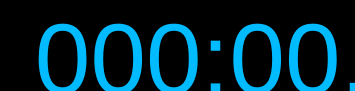
<?xml version="1.0" encoding="UTF-8"?>
<ui version="4.0">
 <class>UiTimer</class>
 <widget class="QWidget" name="UiTimer">
  <property name="geometry">
   <rect>
    <x>0</x>
    <y>0</y>
    <width>355</width>
    <height>91</height>
   </rect>
  </property>
  <property name="windowTitle">
   <string>IanniX - Timer</string>
  </property>
  <property name="styleSheet">
   <string notr="true">QWidget#UiTimer {
	background-color: black;
}
QLabel#time {
	font: 12px &quot;Lucida Sans&quot;, &quot;Lucida Grande&quot;, &quot;Lucida Sans Unicode&quot;, &quot;Lucida&quot;;
	color: rgb(0, 187, 255);
}</string>
  </property>
  <widget class="QLabel" name="time">
   <property name="geometry">
    <rect>
     <x>0</x>
     <y>0</y>
     <width>570</width>
     <height>118</height>
    </rect>
   </property>
   <property name="styleSheet">
    <string notr="true">font-size: 100px;</string>
   </property>
   <property name="text">
    <string>000:00.000</string>
   </property>
   <property name="alignment">
    <set>Qt::AlignCenter</set>
   </property>
  </widget>
 </widget>
 <resources/>
 <connections/>
</ui>
